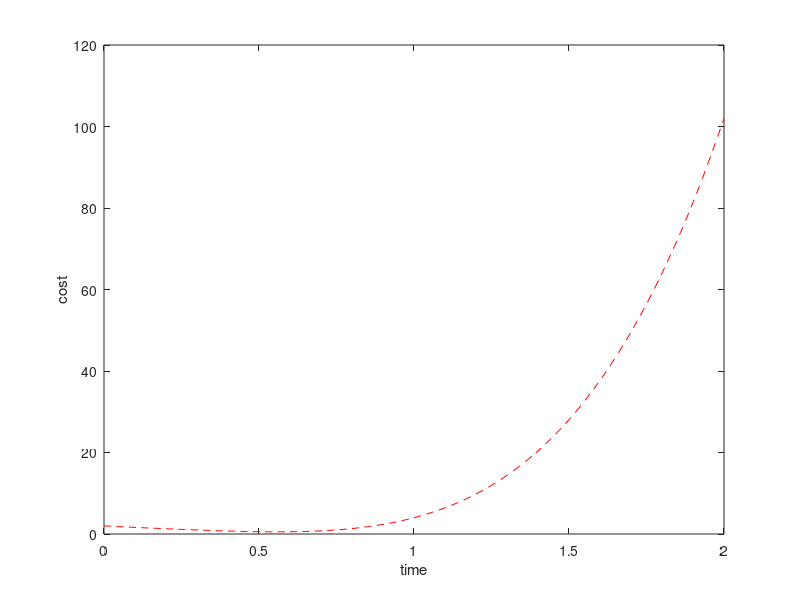

MATLAB code to generate this figure: (Note: this script raises an error after producing the figure.)
% structs
TeamA = struct('Rakip', '', 'EvSahibi', false, 'TeamSkor', 0.0, 'RakipSkor', 0.0);
TeamA(1) = struct('Rakip', 'Fenerbahce', 'EvSahibi', true, 'TeamSkor', 4, 'RakipSkor', 3);
TeamA(2) = struct('Rakip', 'Galatasaray', 'EvSahibi', false, 'TeamSkor', 2, 'RakipSkor', 2);
TeamA(3) = struct('Rakip', 'Besiktas', 'EvSahibi', true, 'TeamSkor', 2, 'RakipSkor', 1);
TeamA(4) = struct('Rakip', 'Trabzonspor', 'EvSahibi', true, 'TeamSkor', 0, 'RakipSkor', 3);

TS = [TeamA.TeamSkor]
RS = [TeamA.RakipSkor]

sum(TS > RS)

% 2D Line Plot
% y=9x^4-6x^3+3x^2-4x+2 and 0 <= x <= 2
x = 0:0.01:2;
y = 9*x.^4 - 6*x.^3 + 3*x.^2 - 4*x + 2;
plot(x,y, 'r--') % r: red, --: dashed line
xlabel('time')
ylabel('cost')


% Numeric Computation with Absolute Fault Tolerance
% fun is [\int_{0}^{4}13x(1-x)e^{-1.5x}dx] 
function y = myFunction(x)
    y = 13 * x .* (1 - x) .* exp(-1.5 * x);
end

result = integral(@myFunction, 0, 4, 'AbsTol', 1e-4);

% Symbolic Computation
% 1
syms x y z
eq1 = 2*x - 3*y + 4*z == 5;
eq2 = y + 4*z + x == 10;
eq3 = -2*z + 3*x + 4*y == 0;
[x,y,z] = solve(eq1, eq2, eq3, x, y, z);
x_d = double(x), y_d = double(y), z_d = double(z)

% 2
syms x
y = (x * sin(x))/(1 + x ^ 2);
dy = diff(y);
% values of dy expression for values from 1 to 10
x = 1:10
dyp = subs(dy, x)
% line plot
plot(x,dyp)


